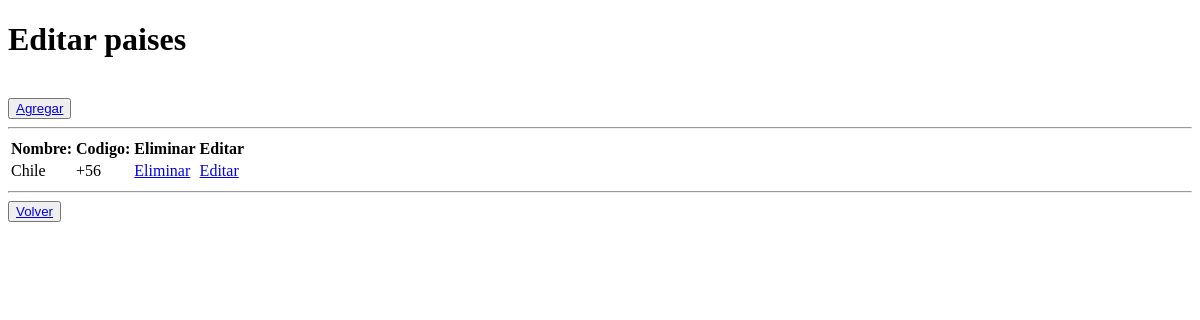
The app's page /administrativo/crud_paises (signed in), older data.
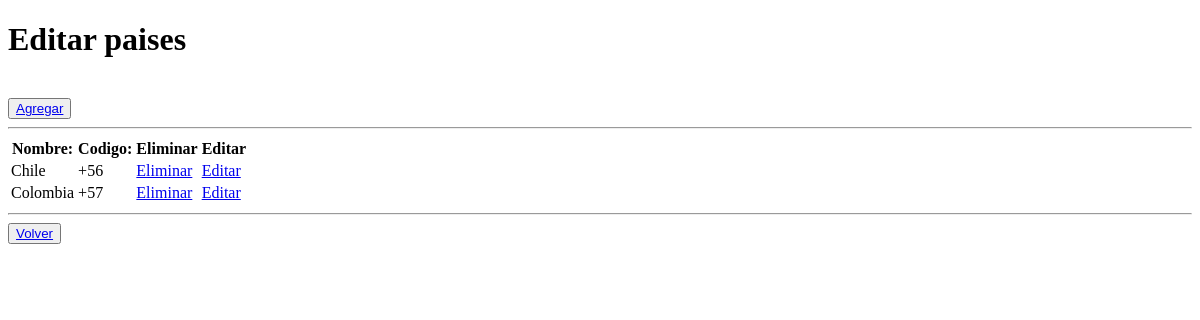
The same page, newer data.
### mce/models.py (models this page shows, shortened)
class Pais(models.Model):
    nombre = models.CharField(max_length=100)
    codigo = models.CharField(max_length=5)

### administrativo/views.py (the view)
# urls.py: path('crud_paises', views.crud_paises, name='crud_paises'),
@login_required
def crud_paises(request):
    paises= Pais.objects.all()
    context={"paises":paises}
    return render(request, 'administrativo/paises_list.html', context)

### administrativo/templates/administrativo/paises_list.html (shortened to what this page needs)
{% load static %}
<!DOCTYPE html>
<html lang="es">
<head>
</head>
<body>
    <h1>Editar paises</h1><br>
    <button type="button">
        <a href="{% url 'paisesAdd' %}">Agregar</a>
    </button>
    <hr class="my-4">
    <table>
        {% if paises %}
        <tr>
            <th>Nombre: </th>
            <th>Codigo: </th>
            <th>Eliminar</th>
            <th>Editar</th>
        </tr>
        {% for p in paises %}
        <tr>
            <td>{{ p.nombre }}</td>
            <td>{{ p.codigo }}</td>
            <td><a href="{% url 'paises_del' pk=p.pk %}">Eliminar</a></td>
            <td><a href="{% url 'paises_edit' pk=p.pk %}">Editar</a></td>
        </tr>
        {% endfor %}
        {% endif %}
    </table>
    <hr class="my-4">
    <button type="button">
        <a href="{% url 'crud' %}">Volver</a>
    </button>
</body>
</html>

Row changes from the older to the newer data that the page shows:
added Pais: nombre "Colombia", codigo "+57"
